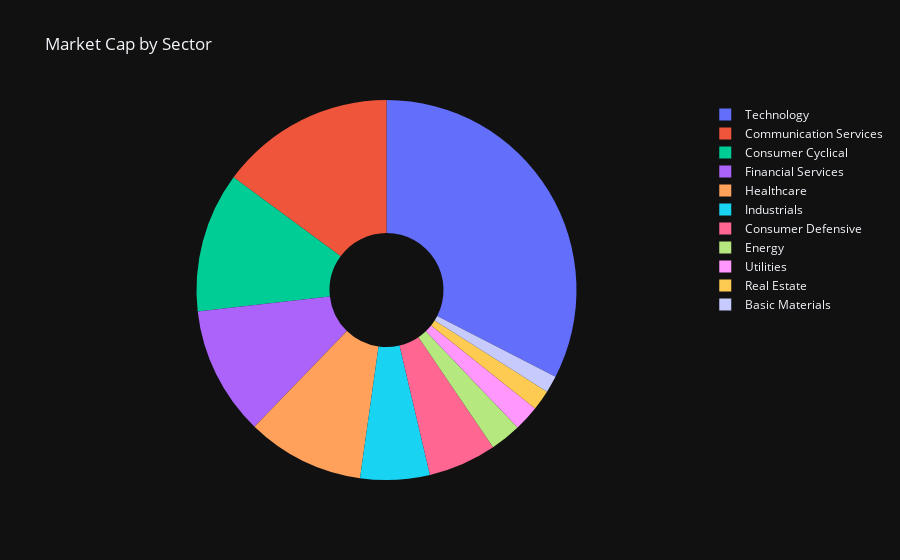

Notebook cell for this chart:
### Code cell
# Create a pandas DataFrame from the query results
df = pd.DataFrame(data, columns=['sector', 'total_market_cap'])

df['formatted_market_cap'] = df['total_market_cap'].apply(human_readable_format)

# Create a Plotly pie chart for market cap by sector
fig = go.Figure(go.Pie(
    labels=df['sector'],  # Use the sector names for labels
    values=df['total_market_cap'],  # Market cap as the value for each slice
    hole=0.3,  # Optional: Adds a hole in the middle for a donut chart effect
    textinfo='none',  # Do not show any text inside the chart
    hoverinfo='label+text+percent',  # Show label, value, and percentage on hover
    text=df['formatted_market_cap'],
))

# Customize the layout
fig.update_layout(
    title="Market Cap by Sector",
    template="plotly_dark",
)

# Show the pie chart
fig.show()

### Figure 1 — Plotly figure (JSON) as saved in the notebook; plotly's stock layout.template omitted (floating-point values rounded to 4 significant figures)
{"data": [{"hole": 0.3, "hoverinfo": "label+text+percent", "labels": ["Technology", "Communication Services", "Consumer Cyclical", "Financial Services", "Healthcare", "Industrials", "Consumer Defensive", "Energy", "Utilities", "Real Estate", "Basic Materials"], "text": ["18.07T", "8.27T", "6.61T", "6.09T", "5.55T", "3.28T", "3.22T", "1.47T", "1.20T", "957.96B", "792.35B"], "textinfo": "none", "type": "pie", "values": [18071797679616, 8266740194304, 6608472405248, 6092771036672, 5549377661696, 3277042653696, 3220716992000, 1467232929280, 1203912694784, 957962987520, 792346820608]}], "layout": {"title": {"text": "Market Cap by Sector"}}}
